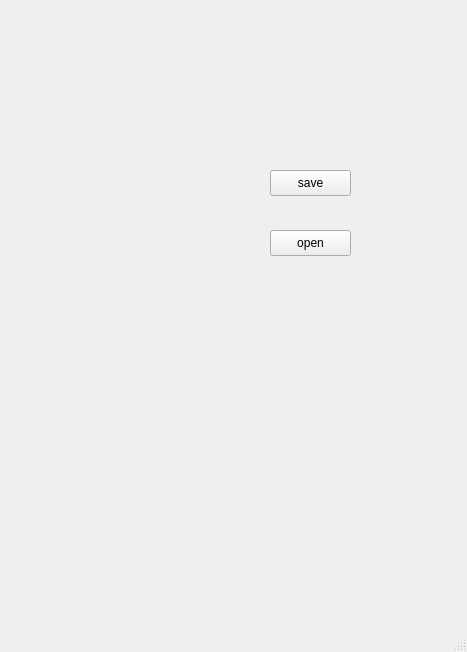
<?xml version="1.0" encoding="UTF-8"?>
<ui version="4.0">
 <class>MainWindow</class>
 <widget class="QMainWindow" name="MainWindow">
  <property name="geometry">
   <rect>
    <x>0</x>
    <y>0</y>
    <width>467</width>
    <height>652</height>
   </rect>
  </property>
  <property name="windowTitle">
   <string>MainWindow</string>
  </property>
  <widget class="QWidget" name="centralwidget">
   <widget class="QPushButton" name="scene_save_pushButton">
    <property name="geometry">
     <rect>
      <x>270</x>
      <y>170</y>
      <width>81</width>
      <height>26</height>
     </rect>
    </property>
    <property name="text">
     <string>save</string>
    </property>
   </widget>
   <widget class="QPushButton" name="scene_open_pushButton">
    <property name="geometry">
     <rect>
      <x>270</x>
      <y>230</y>
      <width>81</width>
      <height>26</height>
     </rect>
    </property>
    <property name="text">
     <string>open</string>
    </property>
   </widget>
  </widget>
  <widget class="QMenuBar" name="menubar">
   <property name="geometry">
    <rect>
     <x>0</x>
     <y>0</y>
     <width>467</width>
     <height>33</height>
    </rect>
   </property>
  </widget>
  <widget class="QStatusBar" name="statusbar"/>
 </widget>
 <resources/>
 <connections/>
</ui>
